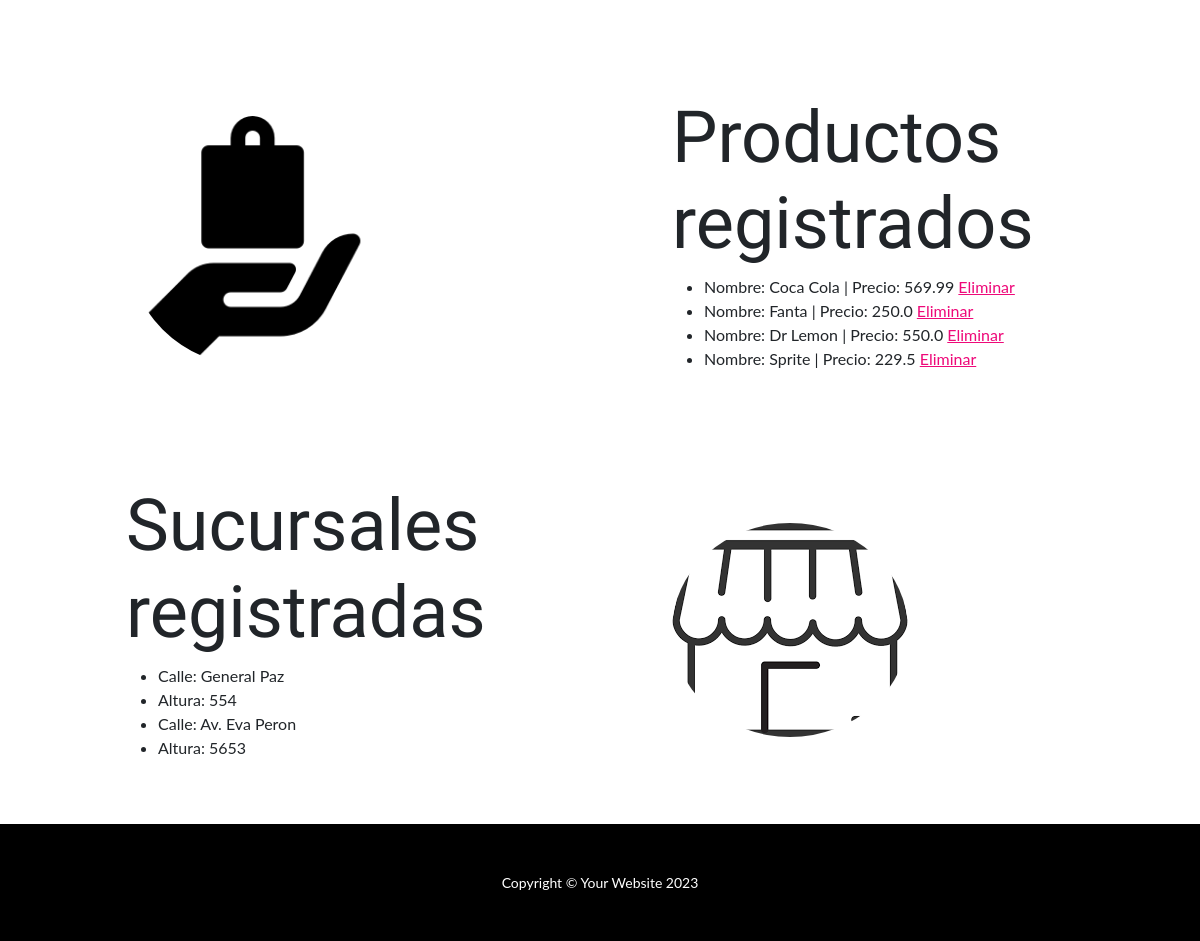
Before: /App1/inicio/ (lower part) with the older database file.
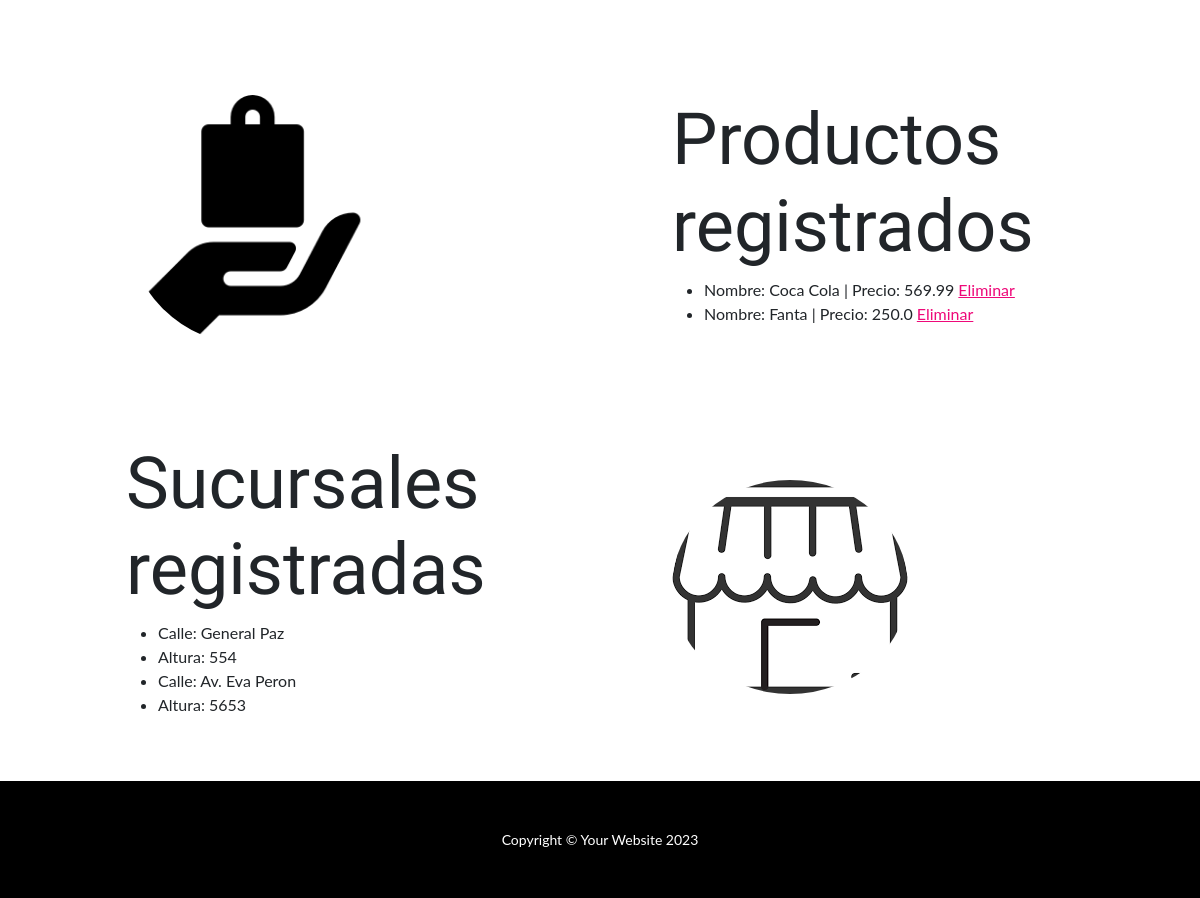
After: the same page with the newer database file.
### App1/models.py (models this page shows, shortened)
class Producto(models.Model):
    nombre = models.CharField(max_length=40)
    precio = models.FloatField()

class Sucursal(models.Model):
    calle = models.CharField(max_length=40)
    altura = models.IntegerField()

### App1/views.py (the view)
# urls.py: path('inicio/', views.inicio, name="Inicio"),
def inicio(request):
    clientes = Cliente.objects.all()
    suc = Sucursal.objects.all()
    prod = Producto.objects.all()
    return render(request, "App1/base.html", {"clientes": clientes, "sucursales": suc, "productos": prod})

### App1/templates/App1/base.html (shortened to what this page needs)
<!DOCTYPE html>
{% load static %}
<html lang="en">
  <head>
    <link href="{% static 'App1/css/styles.css' %}" rel="stylesheet" />
  </head>
  <body id="page-top">
    {% block main %}
    <section id="scroll">
      <div class="container px-5">
        <div class="row gx-5 align-items-center">
          <div class="col-lg-6 order-lg-2">
            <div class="p-5">
            </div>
          </div>
          <div class="col-lg-6 order-lg-1">
            <div class="p-5">
            </div>
          </div>
        </div>
      </div>
    </section>
    <section>
      <div class="container px-5">
        <div class="row gx-5 align-items-center">
          <div class="col-lg-6">
            <div class="p-5">
              <img
                class="img-fluid rounded-circle"
                src="{% static 'App1/assets/img/producto.png'%}"
                width="250"
                height="250"
                alt="..."
              />
            </div>
          </div>
          <div class="col-lg-6">
            <div class="p-5">
              <h2 class="display-2">Productos registrados</h2>
              <ul>
                {% for prod in productos%}
                <li>
                  Nombre: {{ prod.nombre }} | Precio: {{ prod.precio }}
                  <a href="{% url 'BorrarProd' prod.id %}"> Eliminar </a>
                </li>
                {% endfor %}
              </ul>
            </div>
          </div>
        </div>
      </div>
    </section>
    <section>
      <div class="container px-5">
        <div class="row gx-5 align-items-center">
          <div class="col-lg-6 order-lg-2">
            <div class="p-5">
              <img
                class="img-fluid rounded-circle"
                src="{% static 'App1/assets/img/sucursales.png'%}"
                alt="..."
              />
            </div>
          </div>
          <div class="col-lg-6 order-lg-1">
            <div class="p-5">
              <h2 class="display-2">Sucursales registradas</h2>
              <ul>
                {% for suc in sucursales%}
                <li>Calle: {{ suc.calle }}</li>
                <li>Altura: {{ suc.altura }}</li>
                {% endfor %}
              </ul>
            </div>
          </div>
        </div>
      </div>
    </section>
    <footer class="py-5 bg-black">
      <div class="container px-5">
        <p class="m-0 text-center text-white small">
          Copyright &copy; Your Website 2023
        </p>
      </div>
    </footer>
    {% endblock main %}
  </body>
</html>

Changed rows visible on the page:
removed Producto: nombre "Dr Lemon", precio "550.0"
removed Producto: nombre "Sprite", precio "229.5"
